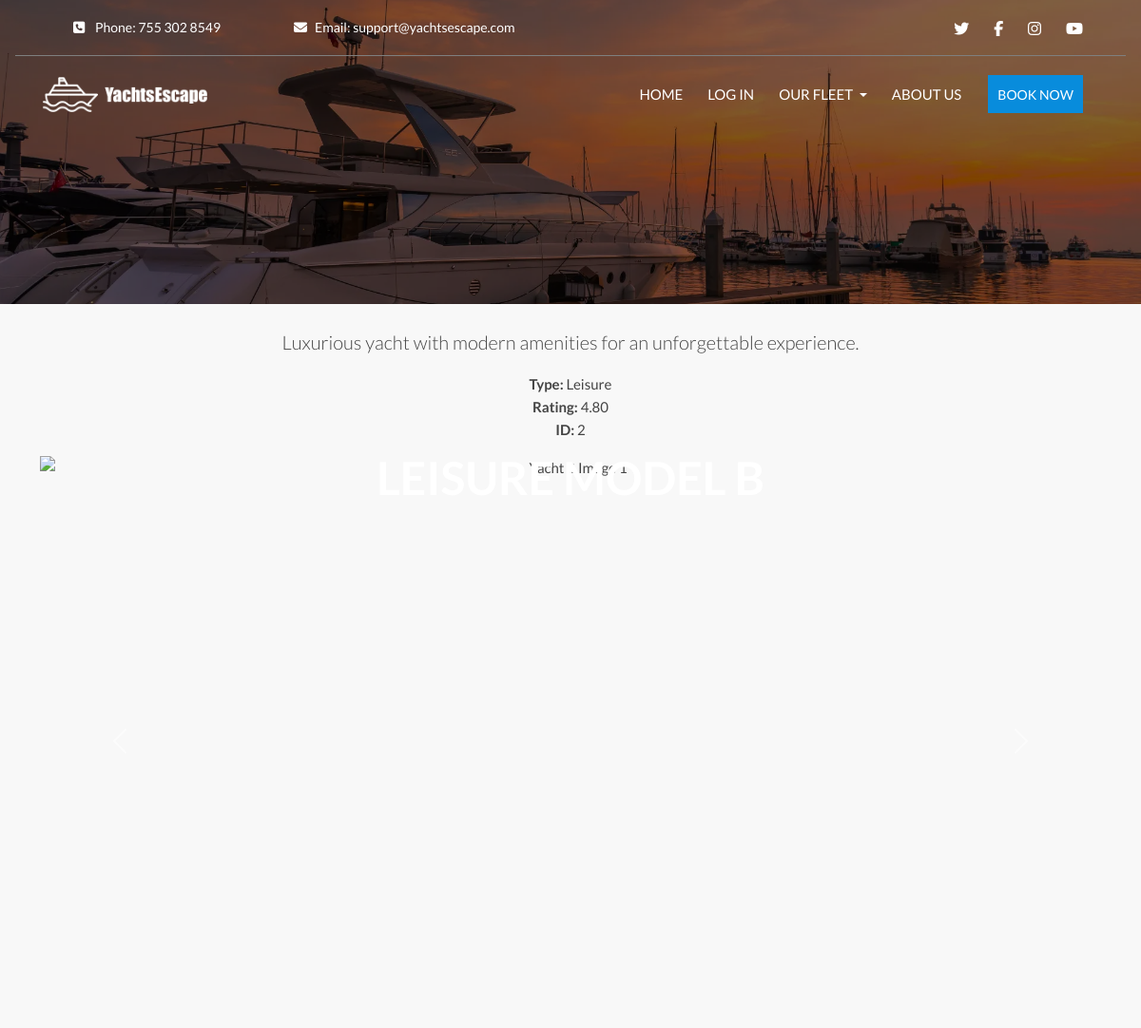
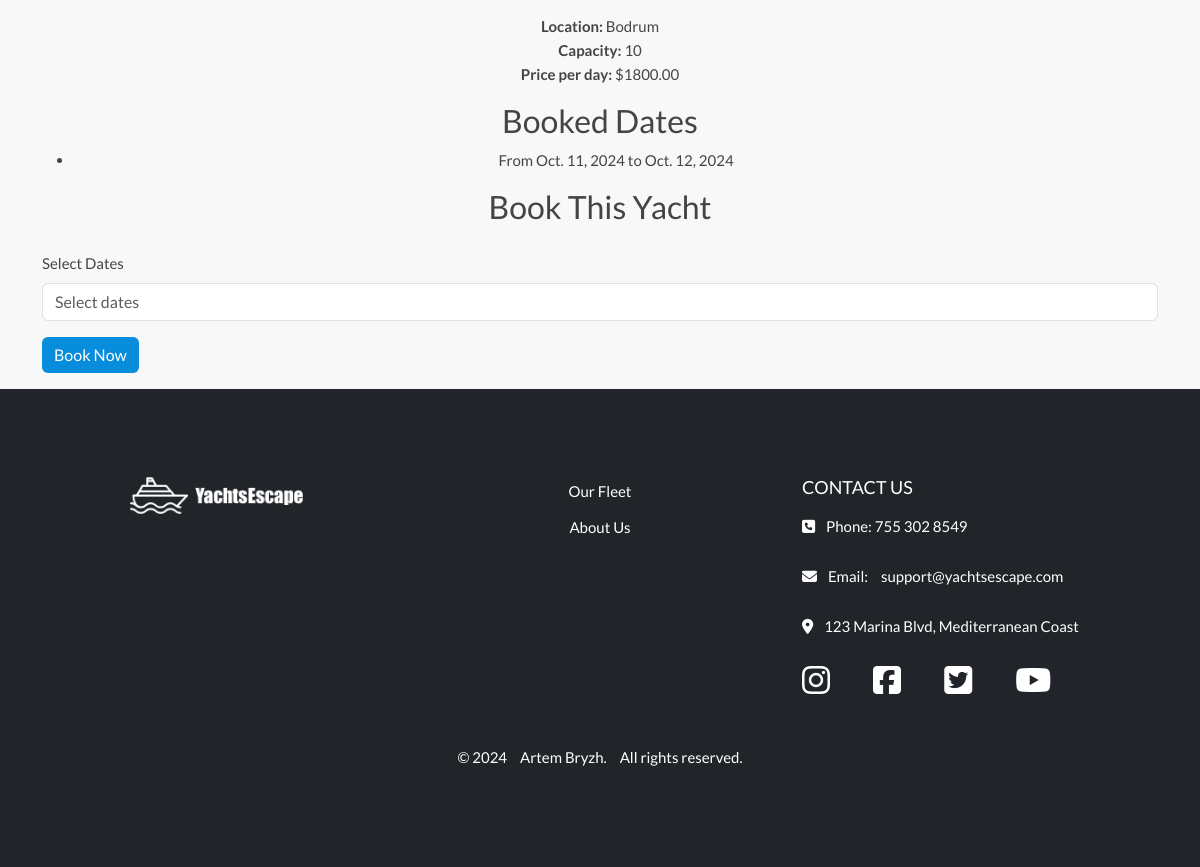
The page /yachts/yacht/2/ on the database its author committed (2 pictures, top to bottom).
### yachts/models.py (models this page shows, shortened)
class Yacht(models.Model):
    COUNTRY_CHOICES = [
        ('Turkey', 'Turkey'),
        ('France', 'France'),
        ('Spain', 'Spain'),
    ]
    name = models.CharField(max_length=100)
    id = models.AutoField(primary_key=True)
    type = models.CharField(max_length=50, default='default_type')
    description = models.TextField()
    country = models.CharField(max_length=50, choices=COUNTRY_CHOICES, default='Turkey')
    location = models.CharField(max_length=100)
    capacity = models.IntegerField()
    price_per_day = models.DecimalField(max_digits=8, decimal_places=2)
    rating = models.DecimalField(max_digits=6, decimal_places=2, null=True, blank=True)
    available = models.BooleanField(default=True)
    image_url = models.URLField(max_length=1024, null=True, blank=True)
    card_image = models.ImageField(upload_to='yachts/cards/', null=True, blank=True)
    detail_image = models.ImageField(upload_to='yachts/details/', null=True, blank=True)
    detail_image_url = models.URLField(max_length=1024, null=True, blank=True)

### booking/models.py (models this page shows, shortened)
class Booking(models.Model):
    yacht = models.ForeignKey(Yacht, on_delete=models.CASCADE, related_name='bookings')
    start_date = models.DateField()
    end_date = models.DateField()
    total_cost = models.DecimalField(max_digits=10, decimal_places=2, default=0.00)

### yachts/views.py (the view)
# urls.py: path('yacht/<int:yacht_id>/', views.yacht_detail, name='yacht_detail'),  # URL для страницы с деталями яхты
def yacht_detail(request, yacht_id):
    yacht = get_object_or_404(Yacht, id=yacht_id)
    bookings = Booking.objects.filter(yacht=yacht).values('start_date', 'end_date')
    booked_dates = []
    for booking in bookings:
        start_date = booking['start_date']
        end_date = booking['end_date']
        print(f"Start Date Type: {type(start_date)}, End Date Type: {type(end_date)}")
        if isinstance(start_date, datetime):
            start_date_str = start_date.strftime('%Y-%m-%d')
        else:
            start_date_str = start_date  # If already a string
        if isinstance(end_date, datetime):
            end_date_str = end_date.strftime('%Y-%m-%d')
        else:
            end_date_str = end_date  # If already a string
        booked_dates.append({
            'start': start_date_str,
            'end': end_date_str
        })
    print("Booked Dates List:", booked_dates)
    if request.method == 'POST':
        form = BookingForm(request.POST)
        if form.is_valid():
            booking = form.save(commit=False)
            booking.yacht = yacht  # Assign the current yacht to the booking
            booking.user = request.user  # Assign the current user to the booking
            date_range = form.cleaned_data['date_range']
            start_date_str, end_date_str = date_range.split(" to ")
            booking.start_date = datetime.strptime(start_date_str, '%Y-%m-%d').date()
            booking.end_date = datetime.strptime(end_date_str, '%Y-%m-%d').date()
            booking.save()  # Save the booking instance
            return redirect('booking_success')  # Redirect to the booking success page
    else:
        form = BookingForm()
    context = {
        'yacht': yacht,
        'booked_dates': booked_dates,
        'form': form,  # Pass the form to the context
    }
    return render(request, 'yachts/yacht_detail.html', context)

### booking/forms.py (shortened to what this page needs)
class BookingForm(forms.ModelForm):
    date_range = forms.CharField(label='Select Dates', required=True)
    class Meta:
        model = Booking
        fields = ['yacht', 'date_range']

### yachts/templates/yachts/yacht_detail.html (shortened to what this page needs)
{% extends 'base.html' %}
{% load static %}
{% block extra_css %}
<link rel="stylesheet" href="{% static 'css/yachts/yacht-list.css' %}">
{% endblock %}
{% block content %}
<div class="container text-center">
    <div class="header-content">
        <h1 class="hero-title">{{ yacht.name }}</h1>
    </div>
    <p class="lead mt-4">{{ yacht.description }}</p>
    <ul class="list-unstyled">
        <li><strong>Type:</strong> {{ yacht.type }}</li>
        <li><strong>Rating:</strong> {{ yacht.rating }}</li>
        <li><strong>ID:</strong> {{ yacht.id }}</li>
    </ul>
    <div id="yachtGallery" class="carousel slide" data-bs-ride="carousel">
        <div class="carousel-inner">
        </div>
        <button class="carousel-control-prev" type="button" data-bs-target="#yachtGallery" data-bs-slide="prev">
            <span class="carousel-control-prev-icon" aria-hidden="true"></span>
        </button>
        <button class="carousel-control-next" type="button" data-bs-target="#yachtGallery" data-bs-slide="next">
            <span class="carousel-control-next-icon" aria-hidden="true"></span>
        </button>
    </div>
    <ul class="list-unstyled mt-3">
        <li><strong>Location:</strong> {{ yacht.location }}</li>
        <li><strong>Capacity:</strong> {{ yacht.capacity }}</li>
        <li><strong>Price per day:</strong> ${{ yacht.price_per_day }}</li>
    </ul>
    <h2>Booked Dates</h2>
    <ul>
        {% for date in booked_dates %}
        <li>From {{ date.start }} to {{ date.end }}</li>
        {% empty %}
        <li>No booked dates</li>
        {% endfor %}
    </ul>
    <h2>Book This Yacht</h2>
    <form id="bookingForm" method="post" action="{% url 'booking_create' %}" class="text-start mt-4">
        <div class="row mb-3">
            <div class="col-md-12">
                <label for="dateRange" class="form-label">Select Dates</label>
                <input type="text" id="dateRange" name="date_range" class="form-control" placeholder="Select dates"
                    required>
            </div>
        </div>
        <button type="submit" class="btn btn-primary" onclick="handleFormSubmit(event)">Book Now</button>
    </form>
</div>
{% endblock %}

### static/css/base.css (style rules this page uses)
* { margin: 0; padding: 0; border: 0; }
html, body { height: 100%; }
body { background-color: #f8f8f8; font: 15px/1.6 'Lato'; color: #444444; display: flex; flex-direction: column; min-height: 100vh; }

### static/css/yachts/yacht-list.css (style rules this page uses)
.header-content { position: absolute; top: 26%; left: 50%; transform: translate(-50%, -50%); text-align: center; z-index: 2; }
.hero-title { color: white; font-size: 48px; font-weight: bold; text-transform: uppercase; z-index: 2; }
.btn-primary { background-color: #088cdc; border: none; transition: background-color 0.3s ease; }

### rows shown on the page
Yacht: name "LEISURE MODEL B", description "Luxurious yacht with modern amenities for an unforgettable experience.", type "Leisure", rating "4.80", id "2", location "Bodrum", capacity "10", price_per_day "1800.00"
Booking: start "Oct. 11, 2024", end "Oct. 12, 2024"
